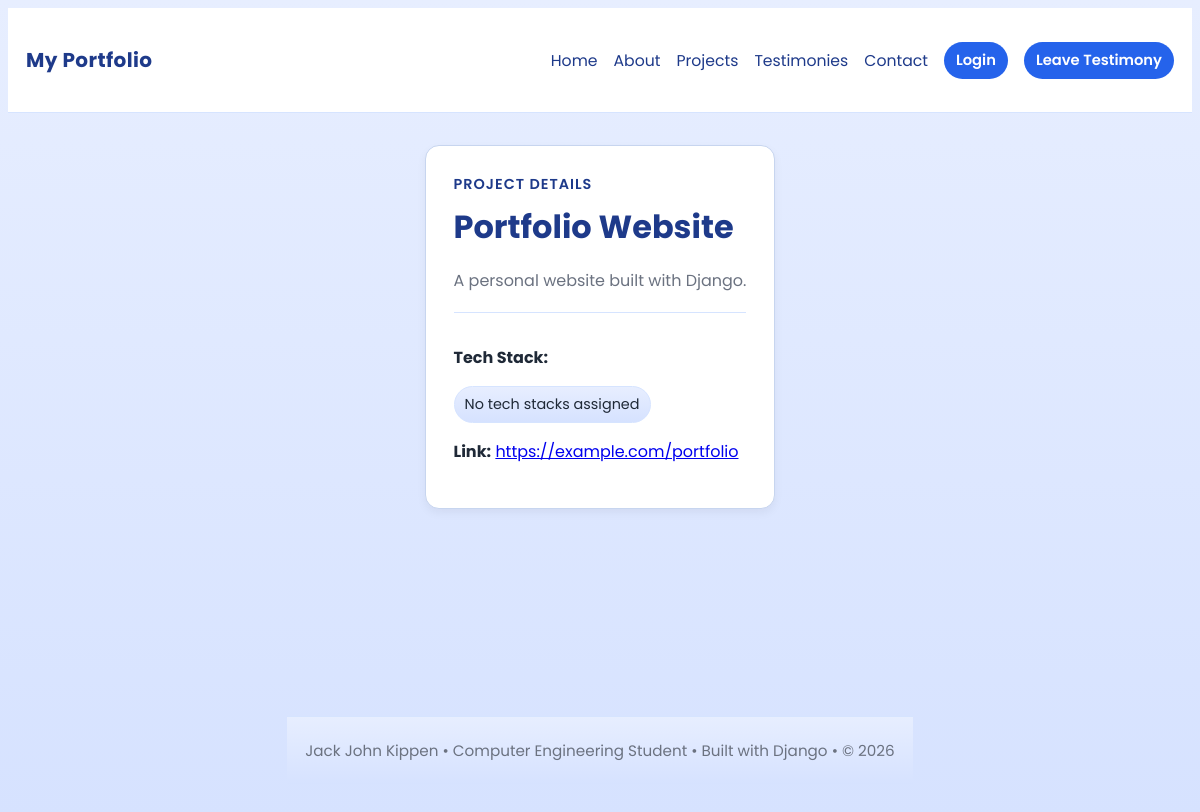
The app's page /projects/1/, older data.
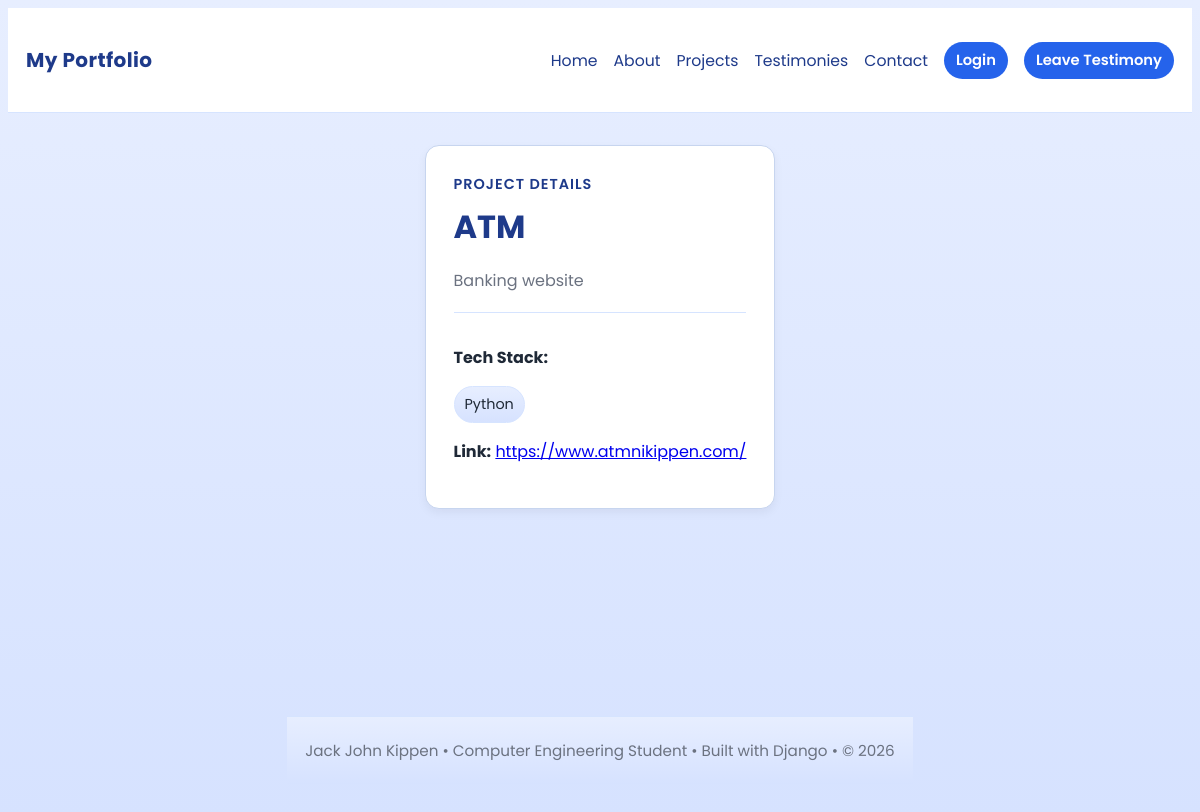
The same page, newer data.
### quiz1/models.py (models this page shows, shortened)
class Project(models.Model):
    project_name = models.CharField(max_length=200)
    description = models.TextField()
    tech_stacks = models.ManyToManyField(TechStack, related_name='projects', blank=True)
    link = models.URLField()

class TechStack(models.Model):
    name = models.CharField(max_length=100, unique=True)
    created_at = models.DateTimeField(auto_now_add=True)
    class Meta:
        ordering = ['name']

### quiz1/views.py (the view)
# urls.py: path('projects/<int:pk>/', views.project_detail, name='project_detail'),
def project_detail(request, pk):
    project = get_object_or_404(Project, pk=pk)
    return render(request, 'project_detail.html', {'project': project})

### templates/project_detail.html (shortened to what this page needs)
{% extends 'base.html' %}
{% block content %}
<div class="card">
  <div class="eyebrow">Project Details</div>
  <h1 class="title">{{ project.project_name }}</h1>
  <p class="muted">{{ project.description }}</p>
  <div class="meta">
    <p><strong>Tech Stack:</strong></p>
    <div class="stack-list">
      {% for tech in project.tech_stacks.all %}
        <span class="stack-pill">{{ tech.name }}</span>
      {% empty %}
        <span class="stack-pill">No tech stacks assigned</span>
      {% endfor %}
    </div>
    <p style="margin-top:16px;"><strong>Link:</strong> <a href="{{ project.link }}">{{ project.link }}</a></p>
  </div>
</div>
{% endblock %}

Row changes from the older to the newer data that the page shows:
changed Project: project_name "Portfolio Website" → "ATM"; description "A personal website built with Django." → "Banking website"; link "https://example.com/portfolio" → "https://www.atmnikippen.com/"
added TechStack: name "Python"
Text that changed along with them:
text no longer shown: "No tech stacks assigned"
